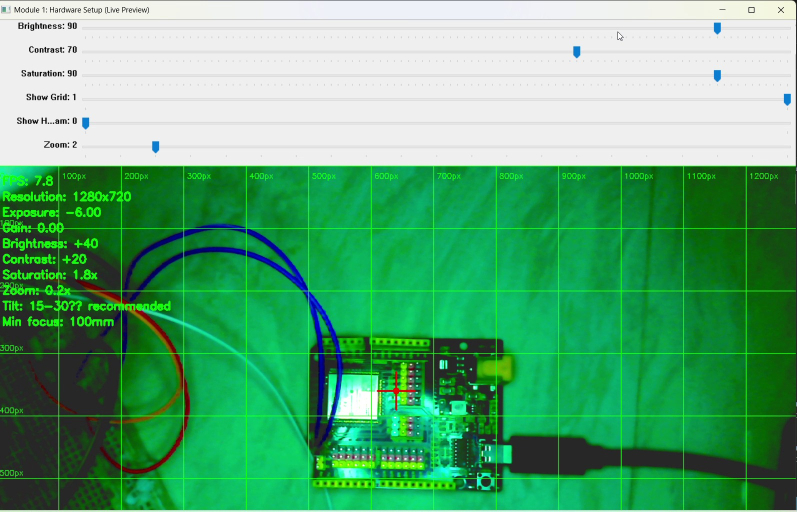
#> input picture module-01-camera-conditioning/images/01_grid_overlay.jpg, 1594 x 1024 px, given in place of the camera (shown at 1/2 size)
$ python module1_hardware_setup.py
#> lines starting #> are read from the running program, lines starting #| are printed output that depends on the picture; after the words box and inside, x2 and y2 are one past the last pixel; in counts of white or black regions, pixels touching at a corner belong together
"""
Module 1: Hardware Setup & The Physics of Vision

Single-screen layout with toggleable panels.
Click on any panel to expand it to fullscreen. Press ESC or click again to return.
"""

import cv2
import time
import numpy as np


# Global state for fullscreen toggle
fullscreen_mode = False
fullscreen_panel = None


PANEL_ORDER = ['main', 'histogram', 'grid', 'zoom']
HINT = "Click any panel to fullscreen | Press 'q' to quit"


def nothing(x):
    pass


def initialize_camera(device_index: int = 0) -> cv2.VideoCapture:
    """Open the camera and pin every automatic control.

    Identical in all five modules on purpose: each one must produce the same
    frames regardless of which module ran before it. Windows camera drivers
    retain property state between processes, so a module that leaves a control
    unset inherits whatever the previous run left behind.
    """
    backends = [cv2.CAP_DSHOW, cv2.CAP_MSMF, cv2.CAP_VFW, cv2.CAP_ANY]
    cap = None
    for backend in backends:
        cap = cv2.VideoCapture(device_index, backend)
        if cap.isOpened():
            print(f"Camera opened with backend: {backend}")
            break
        cap.release()
    if cap is None or not cap.isOpened():
        raise RuntimeError("Failed to open camera. Check USB connection.")
    cap.set(cv2.CAP_PROP_FRAME_WIDTH, 1280)
    cap.set(cv2.CAP_PROP_FRAME_HEIGHT, 720)
    cap.set(cv2.CAP_PROP_AUTO_EXPOSURE, 0.25)
    cap.set(cv2.CAP_PROP_EXPOSURE, -6.0)
    cap.set(cv2.CAP_PROP_GAIN, 0.0)
    cap.set(cv2.CAP_PROP_AUTO_WB, 0.0)
    cap.set(cv2.CAP_PROP_FPS, 30)
    return cap


def create_trackbars(window_name: str) -> None:
    """Create sliders on the control panel window."""
    cv2.namedWindow("Controls", cv2.WINDOW_NORMAL)
    cv2.resizeWindow("Controls", 400, 300)
    cv2.createTrackbar("Brightness", "Controls", 50, 100, nothing)
    cv2.createTrackbar("Contrast", "Controls", 50, 100, nothing)
    cv2.createTrackbar("Saturation", "Controls", 50, 100, nothing)
    cv2.createTrackbar("Show Grid", "Controls", 1, 1, nothing)
    cv2.createTrackbar("Show Histogram", "Controls", 0, 1, nothing)
    cv2.createTrackbar("Zoom", "Controls", 10, 20, nothing)


def apply_brightness_contrast(image: np.ndarray, brightness: int, contrast: int) -> np.ndarray:
    brightness = brightness - 50
    contrast = contrast - 50
    if contrast != 0:
        f = 131 * (contrast + 127) / (127 * (131 - contrast))
        adjusted = cv2.addWeighted(image, f, image, 0, 127 * (1 - f))
    else:
        adjusted = image.copy()
    if brightness != 0:
        adjusted = cv2.convertScaleAbs(adjusted, alpha=1, beta=brightness)
    return adjusted


def draw_grid(image: np.ndarray, spacing: int = 100) -> np.ndarray:
    h, w = image.shape[:2]
    grid_img = image.copy()
    for y in range(0, h, spacing):
        cv2.line(grid_img, (0, y), (w, y), (0, 255, 0), 1)
        cv2.putText(grid_img, f"{y}px", (5, y - 5), cv2.FONT_HERSHEY_SIMPLEX, 0.4, (0, 255, 0), 1)
    for x in range(0, w, spacing):
        cv2.line(grid_img, (x, 0), (x, h), (0, 255, 0), 1)
        cv2.putText(grid_img, f"{x}px", (x + 5, 20), cv2.FONT_HERSHEY_SIMPLEX, 0.4, (0, 255, 0), 1)
    cx, cy = w // 2, h // 2
    cv2.line(grid_img, (cx - 30, cy), (cx + 30, cy), (0, 0, 255), 2)
    cv2.line(grid_img, (cx, cy - 30), (cx, cy + 30), (0, 0, 255), 2)
    cv2.circle(grid_img, (cx, cy), 5, (0, 0, 255), -1)
    return grid_img


# [35 lines left out: functions draw_histogram, zoom_image, not called in this run]


def create_single_screen(panels: dict, labels: dict, order: list, hint: str,
                         screen_w: int = 1600, screen_h: int = 900) -> np.ndarray:
    """Composite four panels into one 2x2 window.

    `order` names the panels top-left, top-right, bottom-left, bottom-right.
    Identical in all five modules -- only the names passed in differ, so this
    cannot drift between copies. Enforced by tools/check_repo.py.
    """
    panel_h = screen_h // 2
    panel_w = screen_w // 2
    slots = [(0, 0), (0, panel_w), (panel_h, 0), (panel_h, panel_w)]
    screen = np.zeros((screen_h, screen_w, 3), dtype=np.uint8)
    for panel_key, (y, x) in zip(order, slots):
        if panel_key not in panels:
            continue
        resized = cv2.resize(panels[panel_key], (panel_w, panel_h))
        label = labels.get(panel_key, panel_key.upper())
        cv2.putText(resized, label, (10, 25), cv2.FONT_HERSHEY_SIMPLEX, 0.7, (0, 255, 255), 2)
        cv2.rectangle(resized, (0, 0), (panel_w - 1, panel_h - 1), (100, 100, 100), 2)
        screen[y:y + panel_h, x:x + panel_w] = resized
    cv2.putText(screen, hint, (10, screen_h - 15),
                               cv2.FONT_HERSHEY_SIMPLEX, 0.5, (200, 200, 200), 1)
    return screen


# [13 lines left out: function mouse_callback, not called in this run]


def main():
    global fullscreen_mode, fullscreen_panel
    print("Module 1: Hardware Setup - Single Screen Mode")
    print("==============================================")
    print("Click any panel to expand to fullscreen.")
    print("Click again or press ESC to return to grid view.")
    print("Press 'q' to quit.")
    print("==============================================\n")

    try:
        cap = initialize_camera(device_index=0)
        create_trackbars("Controls")

        exposure = cap.get(cv2.CAP_PROP_EXPOSURE)
        gain = cap.get(cv2.CAP_PROP_GAIN)
        prev_time = time.time()
        fps = 0.0

        # Main display window
        screen_w, screen_h = 1600, 900
        cv2.namedWindow("Module 1 - Single Screen", cv2.WINDOW_NORMAL)
        cv2.resizeWindow("Module 1 - Single Screen", screen_w, screen_h)
        mouse_state = {'screen_shape': (screen_h, screen_w), 'clicked': None,
                       'toggle': False, 'order': PANEL_ORDER}
        cv2.setMouseCallback("Module 1 - Single Screen", mouse_callback, mouse_state)

        while True:
            ret, frame = cap.read()
#> frame is the input picture: shape (1024, 1594, 3); mean B, G, R 116.2, 168.5, 89.5
            if not ret:
                continue

            current_time = time.time()
            fps = 1.0 / (current_time - prev_time) if (current_time - prev_time) > 0 else 0
            prev_time = current_time

            # Get slider values
            brightness = cv2.getTrackbarPos("Brightness", "Controls")
            contrast = cv2.getTrackbarPos("Contrast", "Controls")
            saturation = cv2.getTrackbarPos("Saturation", "Controls")
            show_grid = cv2.getTrackbarPos("Show Grid", "Controls")
            show_histogram = cv2.getTrackbarPos("Show Histogram", "Controls")
            zoom = cv2.getTrackbarPos("Zoom", "Controls")

            # Process main image
            display = apply_brightness_contrast(frame, brightness, contrast)
            saturation_scale = saturation / 50.0
            hsv = cv2.cvtColor(display, cv2.COLOR_BGR2HSV).astype(np.float32)
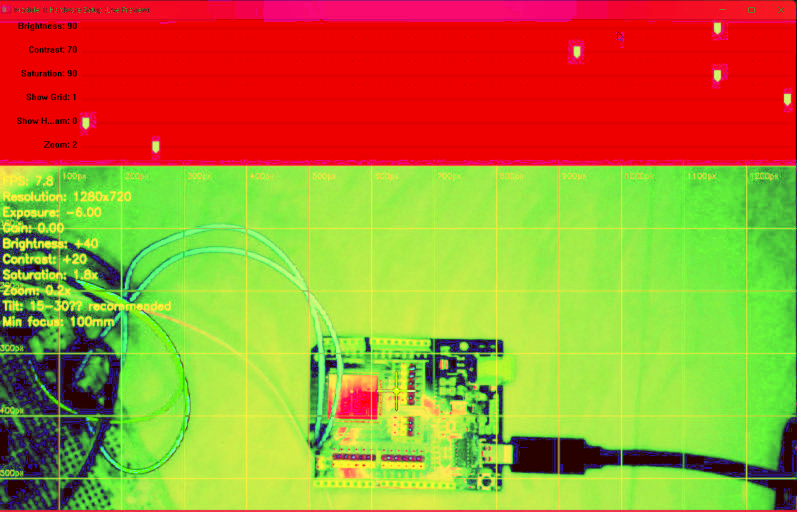
#> hsv: shape (1024, 1594, 3) float32 (shown at 1/2 size); mean B, G, R 50.3, 141.2, 170.3
            hsv[:, :, 1] = np.clip(hsv[:, :, 1] * saturation_scale, 0, 255)
            display = cv2.cvtColor(hsv.astype(np.uint8), cv2.COLOR_HSV2BGR)

            # Handle mouse click toggle
            if mouse_state['toggle']:
                clicked = mouse_state['clicked']
                if fullscreen_mode and fullscreen_panel == clicked:
                    fullscreen_mode = False
                    fullscreen_panel = None
                else:
                    fullscreen_mode = True
                    fullscreen_panel = clicked
                mouse_state['toggle'] = False

            # Create panels
            panels = {}
            labels = {}

            # Main panel
            main_panel = display.copy()
            cap_w = int(cap.get(cv2.CAP_PROP_FRAME_WIDTH))
            cap_h = int(cap.get(cv2.CAP_PROP_FRAME_HEIGHT))
            info_lines = [
                f"FPS: {fps:.1f}",
                f"Res: {cap_w}x{cap_h}",
                f"Exp: {exposure:.1f} Gain: {gain:.1f}",
                f"B:{brightness-50:+d} C:{contrast-50:+d} S:{saturation/50.0:.1f}x",
            ]
            y = 30
            for line in info_lines:
                cv2.putText(main_panel, line, (10, y), cv2.FONT_HERSHEY_SIMPLEX, 0.5, (0, 255, 0),
                            1)
                y += 20
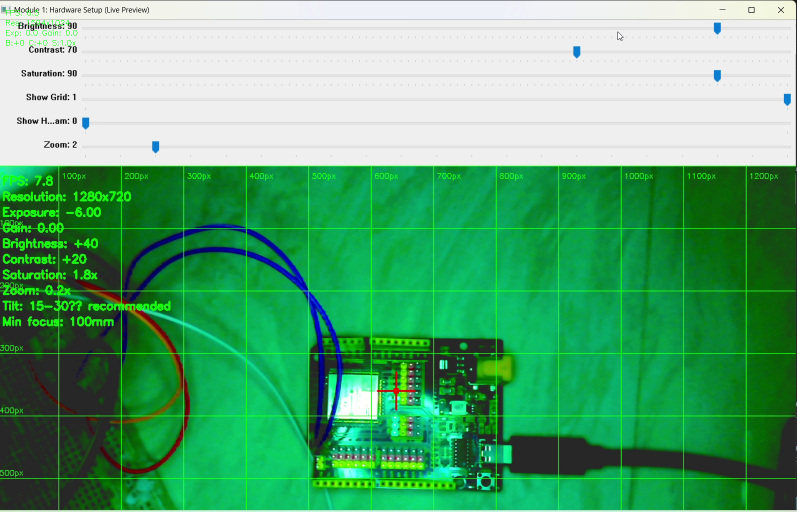
#> main_panel: shape (1024, 1594, 3) (shown at 1/2 size); mean B, G, R 115.8, 168.5, 89.1
#> after the loop, y = 110
            panels['main'] = main_panel
            labels['main'] = "MAIN VIEW"

            # Grid panel
            if show_grid:
                grid_panel = draw_grid(display.copy())
#> after the loop in draw_grid, `for y in range(0, h, spacing):`:
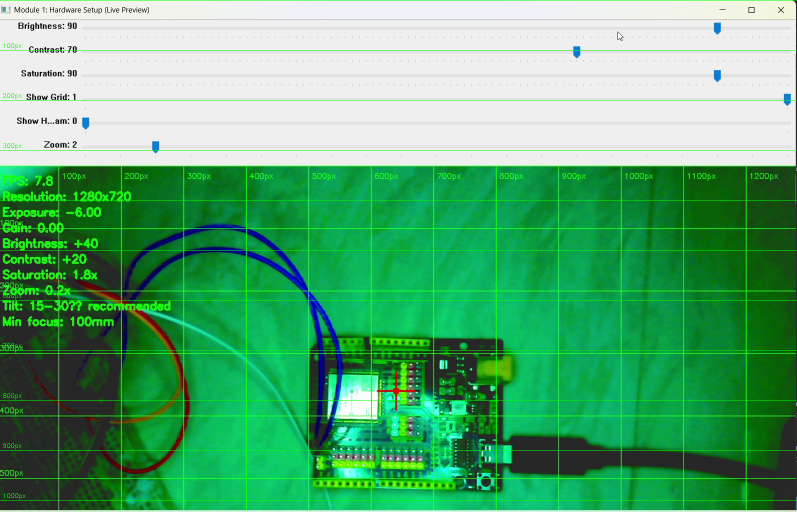
#> grid_img: shape (1024, 1594, 3) (shown at 1/2 size); mean of channels 0, 1, 2 114.7, 169.6, 88.3; drawn as B, G, R
#> after the loop in draw_grid, `for x in range(0, w, spacing):`:
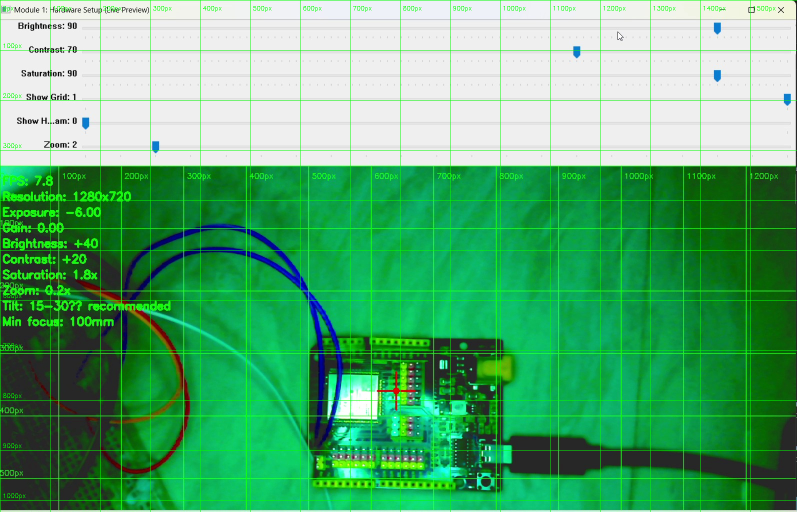
#> grid_img: shape (1024, 1594, 3) (shown at 1/2 size); 1.09% of pixels changed, all inside (x1, y1, x2, y2) = (0, 1, 1551, 1024); drawn as B, G, R
#> in draw_grid, `cv2.line(grid_img, (cx - 30, cy), (cx + 30, cy), (0, 0, 255), 2)`: grid_img: shape (1024, 1594, 3); 0.01% of pixels changed, all inside (x1, y1, x2, y2) = (766, 511, 829, 514)
#> in draw_grid, `cv2.line(grid_img, (cx, cy - 30), (cx, cy + 30), (0, 0, 255), 2)`: grid_img: shape (1024, 1594, 3); mean of channels 0, 1, 2 113.3, 170.5, 87.2
#> in draw_grid, `cv2.circle(grid_img, (cx, cy), 5, (0, 0, 255), -1)`: grid_img: shape (1024, 1594, 3); mean of channels 0, 1, 2 113.3, 170.5, 87.2
            else:
                grid_panel = np.zeros_like(display)
                cv2.putText(grid_panel, "GRID OFF", (display.shape[1]//2 - 50, display.shape[0]//2),
                           cv2.FONT_HERSHEY_SIMPLEX, 0.8, (100, 100, 100), 2)
            panels['grid'] = grid_panel
            labels['grid'] = "GRID OVERLAY"

            # Zoom panel
            zoom_factor = zoom / 10.0
            if zoom_factor > 1.0:
                zoom_panel = zoom_image(display.copy(), zoom_factor)
                cv2.putText(zoom_panel, f"Zoom: {zoom_factor:.1f}x", (10, 30),
                           cv2.FONT_HERSHEY_SIMPLEX, 0.6, (0, 255, 255), 2)
            else:
                zoom_panel = display.copy()
                cv2.putText(zoom_panel, "Zoom: 1.0x", (10, 30),
                           cv2.FONT_HERSHEY_SIMPLEX, 0.6, (0, 255, 255), 2)
#> zoom_panel: shape (1024, 1594, 3); mean B, G, R 115.9, 168.5, 89.2
            panels['zoom'] = zoom_panel
            labels['zoom'] = "ZOOM VIEW"

            # Histogram panel
            if show_histogram:
                # draw_histogram() already returns the frame with the RGB
                # histogram stacked beneath it. Stacking `display` on top of
                # that result again duplicated the camera view in the panel.
                hist_panel = draw_histogram(display)
            else:
                hist_panel = display.copy()
                cv2.putText(hist_panel, "HISTOGRAM OFF",
                            (display.shape[1]//2 - 80, display.shape[0]//2),
                           cv2.FONT_HERSHEY_SIMPLEX, 0.8, (100, 100, 100), 2)
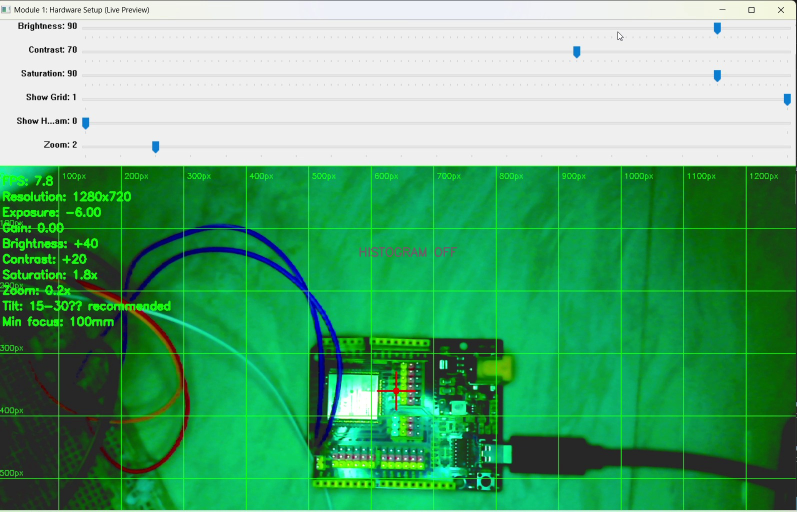
#> hist_panel: shape (1024, 1594, 3) (shown at 1/2 size); mean B, G, R 116, 168.4, 89.3
            panels['histogram'] = hist_panel
            labels['histogram'] = "HISTOGRAM"

            # Render
            if fullscreen_mode and fullscreen_panel in panels:
                # Show fullscreen panel
                fullscreen_img = cv2.resize(panels[fullscreen_panel], (screen_w, screen_h))
                cv2.putText(fullscreen_img, f"{labels[fullscreen_panel]} - CLICK TO EXIT",
                            (10, 30), cv2.FONT_HERSHEY_SIMPLEX, 0.7, (0, 255, 255), 2)
                cv2.imshow("Module 1 - Single Screen", fullscreen_img)
            else:
                # Show grid layout
                screen = create_single_screen(panels, labels, PANEL_ORDER, HINT,
                                              screen_w, screen_h)
#> after the loop in create_single_screen, `for panel_key, (y, x) in zip(order, slots):`:
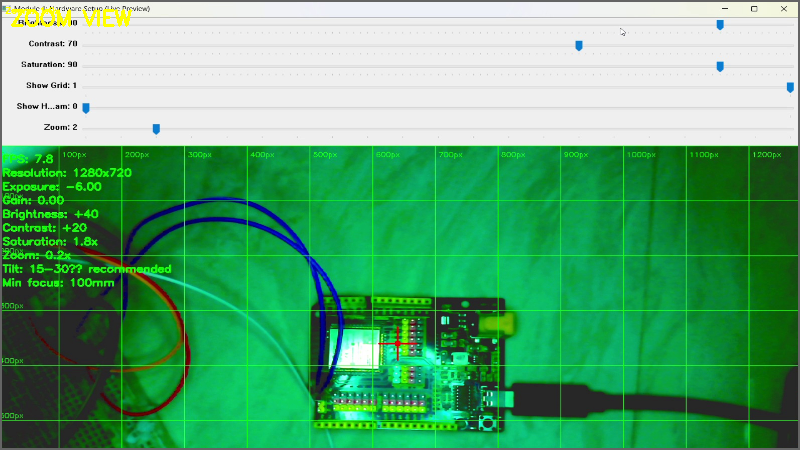
#> resized: shape (450, 800, 3); mean of channels 0, 1, 2 114.4, 167.4, 88.5; drawn as B, G, R
#> in create_single_screen, `cv2.putText(screen, hint, (10, screen_h - 15), cv2.FONT_HERSHEY_SIMPLE..`:
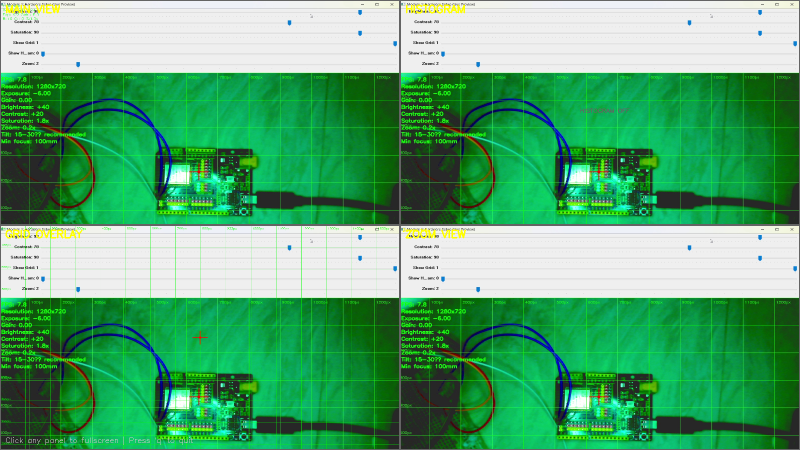
#> screen: shape (900, 1600, 3) (shown at 1/2 size); mean of channels 0, 1, 2 114, 167.8, 88.2; drawn as B, G, R
                cv2.imshow("Module 1 - Single Screen", screen)

            key = cv2.waitKey(1) & 0xFF
#> (key q is pressed here)
            if key == ord('q'):
                break
            elif key == 27:  # ESC
                fullscreen_mode = False
                fullscreen_panel = None
                mouse_state['toggle'] = False
            elif key == ord('+') or key == ord('='):
                exposure = min(exposure + 0.5, 0)
                cap.set(cv2.CAP_PROP_EXPOSURE, exposure)
            elif key == ord('-'):
                exposure = max(exposure - 0.5, -13)
                cap.set(cv2.CAP_PROP_EXPOSURE, exposure)

    except RuntimeError as e:
        print(f"Error: {e}")
    finally:
        if 'cap' in locals():
            cap.release()
        cv2.destroyAllWindows()
        print("\nModule 1 complete.")


if __name__ == "__main__":
    main()

$ run again, on module-01-camera-conditioning/images/02_saturation_low.jpg
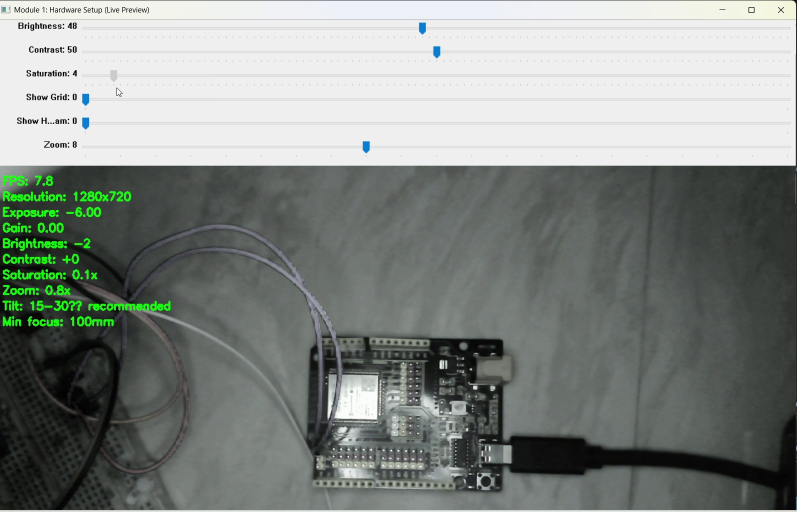
#> input picture module-01-camera-conditioning/images/02_saturation_low.jpg, 1594 x 1024 px, given in place of the camera (shown at 1/2 size)
#> in main, frame is the input picture: shape (1024, 1594, 3); mean B, G, R 133.3, 137.8, 132.2
#> after the loop in main, `for line in info_lines:`:
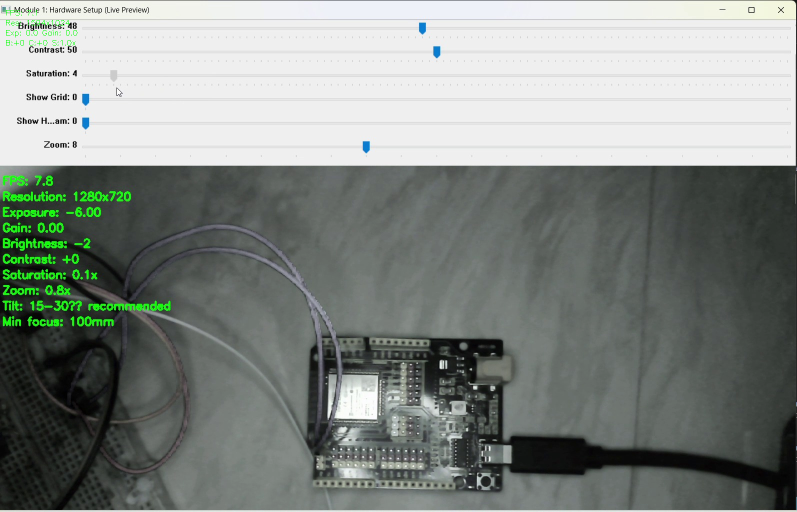
#> main_panel: shape (1024, 1594, 3) (shown at 1/2 size); mean B, G, R 132.9, 137.8, 131.7
#> after the loop in main, `for line in info_lines:`: y = 110
#> zoom_panel: shape (1024, 1594, 3); mean B, G, R 132.9, 137.8, 131.9
#> hist_panel: shape (1024, 1594, 3); mean B, G, R 133, 137.7, 131.8
#> in create_single_screen, `cv2.putText(screen, hint, (10, screen_h - 15), cv2.FONT_HERSHEY_SIMPLE..`:
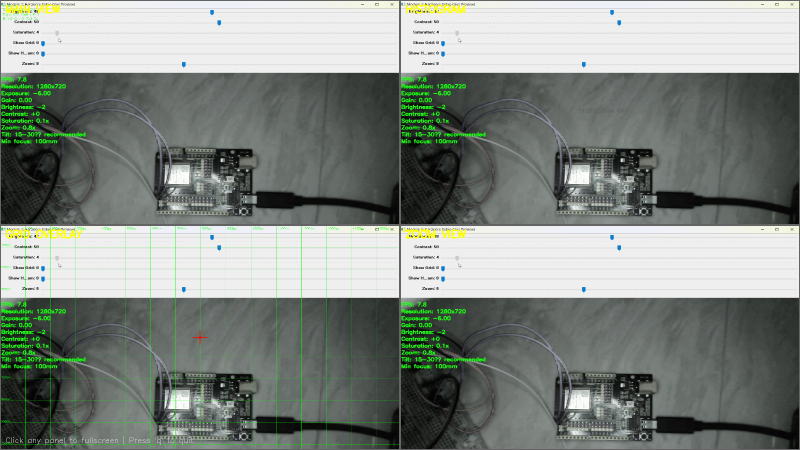
#> screen: shape (900, 1600, 3) (shown at 1/2 size); mean of channels 0, 1, 2 130.9, 137.3, 130.5; drawn as B, G, R
